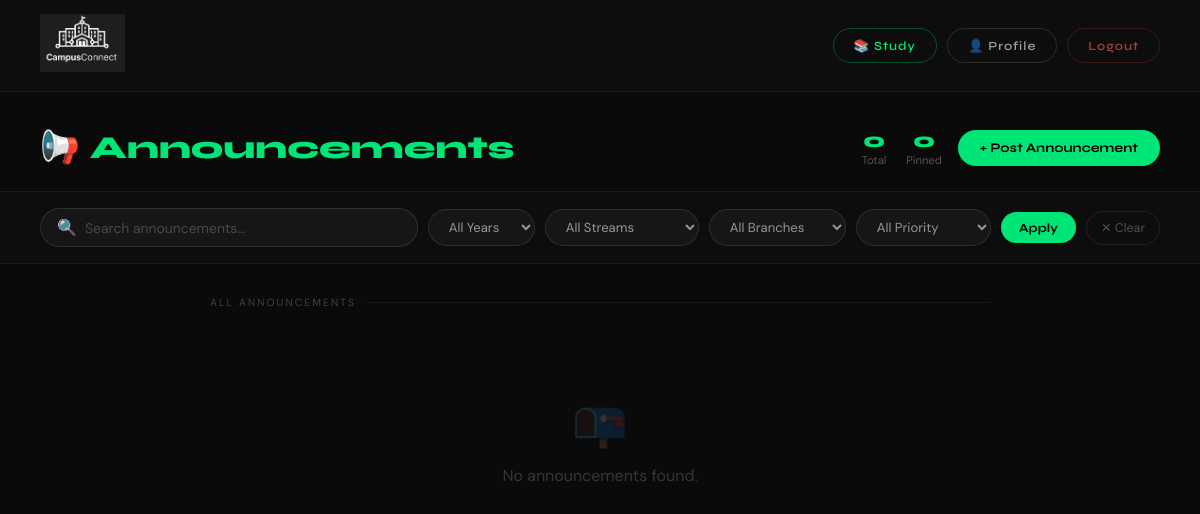
Before: /announcements/ (signed in) with the older database file.
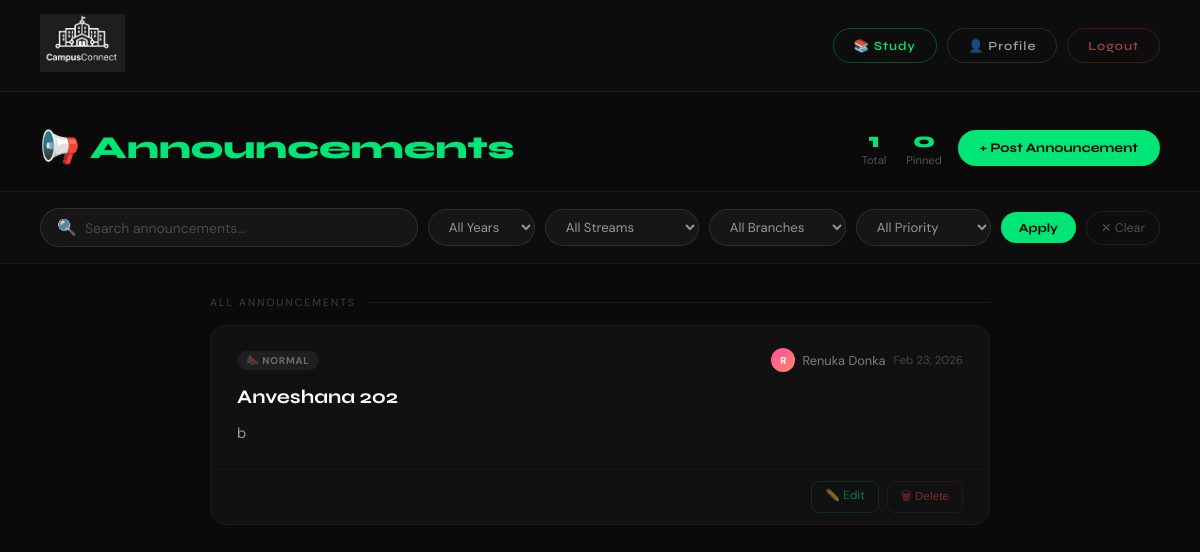
After: the same page with the newer database file.
### campusconnect/models.py (models this page shows, shortened)
class Announcement(models.Model):
    PRIORITY_CHOICES = [
        ('normal',    'Normal'),
        ('important', 'Important'),
        ('urgent',    'Urgent'),
    ]
    TARGET_YEAR_CHOICES = [
        ('all', 'All Years'),
        ('1',   '1st Year'),
        ('2',   '2nd Year'),
        ('3',   '3rd Year'),
        ('4',   '4th Year'),
    ]
    TARGET_STREAM_CHOICES = [
        ('all',           'All Streams'),
        ('computing',     'Computing'),
        ('non-computing', 'Non-Computing'),
    ]
    TARGET_BRANCH_CHOICES = [('all', 'All Branches')] + BRANCH_CHOICES
    title         = models.CharField(max_length=200)
    body          = models.TextField()
    image         = models.ImageField(upload_to='announcements/', blank=True, null=True)
    author        = models.ForeignKey(User, on_delete=models.CASCADE, related_name='announcements')
    priority      = models.CharField(max_length=10, choices=PRIORITY_CHOICES, default='normal')
    is_pinned     = models.BooleanField(default=False)
    target_year   = models.CharField(max_length=5,  choices=TARGET_YEAR_CHOICES,   default='all')
    target_stream = models.CharField(max_length=15, choices=TARGET_STREAM_CHOICES, default='all')
    target_branch = models.CharField(max_length=10, choices=TARGET_BRANCH_CHOICES, default='all')
    created_at    = models.DateTimeField(auto_now_add=True)
    updated_at    = models.DateTimeField(auto_now=True)
    class Meta:
        ordering = ['-is_pinned', '-created_at']

### campusconnect/views.py (the view)
# urls.py: path('announcements/',                      views.announcements,      name='announcements'),
def announcements(request):
    if not request.user.is_authenticated:
        return redirect('login')
    try:
        profile    = request.user.profile
        is_faculty = profile.role == 'faculty'
    except UserProfile.DoesNotExist:
        profile    = None
        is_faculty = False
    qs = Announcement.objects.all()
    search   = request.GET.get('search', '').strip()
    f_year   = request.GET.get('year', '')
    f_stream = request.GET.get('stream', '')
    f_branch = request.GET.get('branch', '')
    f_prio   = request.GET.get('priority', '')
    if search:
        qs = qs.filter(Q(title__icontains=search) | Q(body__icontains=search))
    if f_year:
        qs = qs.filter(Q(target_year='all') | Q(target_year=f_year))
    if f_stream:
        qs = qs.filter(Q(target_stream='all') | Q(target_stream=f_stream))
    if f_branch:
        qs = qs.filter(Q(target_branch='all') | Q(target_branch=f_branch))
    if f_prio:
        qs = qs.filter(priority=f_prio)
    pinned  = qs.filter(is_pinned=True)
    regular = qs.filter(is_pinned=False)
    return render(request, 'announcements.html', {
        'pinned':     pinned,
        'regular':    regular,
        'total':      pinned.count() + regular.count(),
        'is_faculty': is_faculty,
        'user':       request.user,
        'profile':    profile,
        'search':     search,
        'f_year':     f_year,
        'f_stream':   f_stream,
        'f_branch':   f_branch,
        'f_prio':     f_prio,
    })

### templates/announcements.html (shortened to what this page needs)
{% load static %}
<!DOCTYPE html>
<html lang="en">
<head>
</head>
<body>
<nav>
    <div class="nav-logo">
        <a href="{% url 'home' %}"><img src="{% static 'images/logo.png' %}" alt="Campus Connect" /></a>
    </div>
    <div class="nav-right">
        <a href="{% url 'study' %}" class="nav-btn study">📚 Study</a>
        <a href="{% url 'profile' %}" class="nav-btn">👤 Profile</a>
        <a href="{% url 'logout' %}" class="nav-btn logout">Logout</a>
    </div>
</nav>
<div class="page-header">
    <h1>📢 <span>Announcements</span></h1>
    <div class="header-right">
        <div class="stats">
            <div class="stat-item">
                <div class="stat-num">{{ total }}</div>
                <div class="stat-label">Total</div>
            </div>
            <div class="stat-item">
                <div class="stat-num">{{ pinned.count }}</div>
                <div class="stat-label">Pinned</div>
            </div>
        </div>
        {% if is_faculty %}
        <a href="{% url 'post_announcement' %}" class="btn-post">+ Post Announcement</a>
        {% endif %}
    </div>
</div>
<form method="GET" action="{% url 'announcements' %}">
    <div class="filter-bar">
        <div class="search-wrap">
            <span>🔍</span>
            <input type="text" name="search" placeholder="Search announcements..." value="{{ search }}" />
        </div>
        <select name="year" class="fsel">
            <option value="">All Years</option>
        </select>
        <select name="stream" class="fsel">
            <option value="">All Streams</option>
        </select>
        <select name="branch" class="fsel">
            <option value="">All Branches</option>
        </select>
        <select name="priority" class="fsel">
            <option value="">All Priority</option>
        </select>
        <button type="submit" class="btn-apply">Apply</button>
        <a href="{% url 'announcements' %}" class="btn-clear">✕ Clear</a>
    </div>
</form>
<div class="content">
    <p class="sec-label">All Announcements</p>
    {% if regular %}
    {% for ann in regular %}
    {% if ann.priority == 'urgent' %}
    <div class="ann-card urgent">
    {% elif ann.priority == 'important' %}
    <div class="ann-card important">
    {% else %}
    <div class="ann-card">
    {% endif %}
        <div class="ann-body">
            <div class="ann-meta">
                {% if ann.priority == 'normal' %}
                <span class="badge b-normal">📣 Normal</span>
                {% endif %}
                <div class="ann-author-wrap">
                    <div class="author-av">
                        {% if ann.author.first_name %}
                        {{ ann.author.first_name.0|upper }}
                        {% else %}
                        {{ ann.author.username.0|upper }}
                        {% endif %}
                    </div>
                    <span class="author-name">{{ ann.author.get_full_name|default:ann.author.username }}</span>
                </div>
                <span class="ann-time">{{ ann.created_at|date:"M d, Y" }}</span>
            </div>
            <h2 class="ann-title">{{ ann.title }}</h2>
            <p class="ann-text">{{ ann.body }}</p>
        </div>
        {% if is_faculty %}
        <div class="ann-footer">
            <a href="{% url 'edit_announcement' ann.pk %}" class="btn-edit">✏️ Edit</a>
            <form method="POST" action="{% url 'delete_announcement' ann.pk %}" style="display:inline" onsubmit="return confirm('Delete this announcement?')">
                <button type="submit" class="btn-delete">🗑 Delete</button>
            </form>
        </div>
        {% endif %}
    </div>
    {% endfor %}
    {% else %}
    <div class="empty-state">
        <div class="icon">📭</div>
        <p>No announcements found.</p>
    </div>
    {% endif %}
</div>
</body>
</html>

Changed rows visible on the page:
added Announcement: priority "📣 NORMAL", author.first_name.0 "R", author.get_full_name "Renuka Donka", created_at "Feb 23, 2026", title "Anveshana 202", body "b"
Other visible differences:
{{ total }}: "0" → "1"
text no longer shown: "📭 No announcements found."
